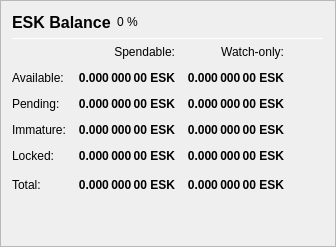
                   <widget class="QFrame" name="frame_Balances">
                    <property name="frameShape">
                     <enum>QFrame::StyledPanel</enum>
                    </property>
                    <property name="frameShadow">
                     <enum>QFrame::Raised</enum>
                    </property>
                    <layout class="QVBoxLayout" name="verticalLayout_4">
                     <item>
                      <layout class="QHBoxLayout" name="horizontalLayout_4">
                       <item>
                        <widget class="QLabel" name="label_5">
                         <property name="minimumSize">
                          <size>
                           <width>0</width>
                           <height>20</height>
                          </size>
                         </property>
                         <property name="font">
                          <font>
                           <pointsize>12</pointsize>
                           <weight>75</weight>
                           <bold>true</bold>
                          </font>
                         </property>
                         <property name="text">
                          <string>ESK Balance</string>
                         </property>
                        </widget>
                       </item>
                       <item>
                        <widget class="QLabel" name="labelESKPercent">
                         <property name="text">
                          <string notr="true">0 %</string>
                         </property>
                        </widget>
                       </item>
                       <item>
                        <spacer name="horizontalSpacer_3">
                         <property name="orientation">
                          <enum>Qt::Horizontal</enum>
                         </property>
                         <property name="sizeHint" stdset="0">
                          <size>
                           <width>40</width>
                           <height>20</height>
                          </size>
                         </property>
                        </spacer>
                       </item>
                      </layout>
                     </item>
                     <item>
                      <widget class="Line" name="line_Balance">
                       <property name="minimumSize">
                        <size>
                         <width>0</width>
                         <height>1</height>
                        </size>
                       </property>
                       <property name="maximumSize">
                        <size>
                         <width>16777215</width>
                         <height>1</height>
                        </size>
                       </property>
                       <property name="orientation">
                        <enum>Qt::Horizontal</enum>
                       </property>
                      </widget>
                     </item>
                     <item>
                      <layout class="QGridLayout" name="gridLayout">
                       <property name="spacing">
                        <number>12</number>
                       </property>
                       <item row="0" column="1">
                        <widget class="QLabel" name="labelSpendable">
                         <property name="text">
                          <string>Spendable:</string>
                         </property>
                         <property name="alignment">
                          <set>Qt::AlignRight|Qt::AlignTrailing|Qt::AlignVCenter</set>
                         </property>
                        </widget>
                       </item>
                       <item row="0" column="2">
                        <widget class="QLabel" name="labelWatchonly">
                         <property name="text">
                          <string>Watch-only:</string>
                         </property>
                         <property name="alignment">
                          <set>Qt::AlignRight|Qt::AlignTrailing|Qt::AlignVCenter</set>
                         </property>
                        </widget>
                       </item>
                       <item row="1" column="0">
                        <widget class="QLabel" name="labelBalanceText">
                         <property name="text">
                          <string>Available:</string>
                         </property>
                        </widget>
                       </item>
                       <item row="1" column="1">
                        <widget class="QLabel" name="labelBalance">
                         <property name="font">
                          <font>
                           <weight>75</weight>
                           <bold>true</bold>
                          </font>
                         </property>
                         <property name="cursor">
                          <cursorShape>IBeamCursor</cursorShape>
                         </property>
                         <property name="toolTip">
                          <string>Your current spendable balance</string>
                         </property>
                         <property name="text">
                          <string notr="true">0.000 000 00 ESK</string>
                         </property>
                         <property name="alignment">
                          <set>Qt::AlignRight|Qt::AlignTrailing|Qt::AlignVCenter</set>
                         </property>
                         <property name="textInteractionFlags">
                          <set>Qt::LinksAccessibleByMouse|Qt::TextSelectableByKeyboard|Qt::TextSelectableByMouse</set>
                         </property>
                        </widget>
                       </item>
                       <item row="1" column="2">
                        <widget class="QLabel" name="labelWatchAvailable">
                         <property name="font">
                          <font>
                           <weight>75</weight>
                           <bold>true</bold>
                          </font>
                         </property>
                         <property name="cursor">
                          <cursorShape>IBeamCursor</cursorShape>
                         </property>
                         <property name="toolTip">
                          <string>Your current balance in watch-only addresses</string>
                         </property>
                         <property name="text">
                          <string notr="true">0.000 000 00 ESK</string>
                         </property>
                         <property name="alignment">
                          <set>Qt::AlignRight|Qt::AlignTrailing|Qt::AlignVCenter</set>
                         </property>
                         <property name="textInteractionFlags">
                          <set>Qt::LinksAccessibleByMouse|Qt::TextSelectableByKeyboard|Qt::TextSelectableByMouse</set>
                         </property>
                        </widget>
                       </item>
                       <item row="2" column="0">
                        <widget class="QLabel" name="labelPendingText">
                         <property name="text">
                          <string>Pending:</string>
                         </property>
                        </widget>
                       </item>
                       <item row="2" column="1">
                        <widget class="QLabel" name="labelUnconfirmed">
                         <property name="font">
                          <font>
                           <weight>75</weight>
                           <bold>true</bold>
                          </font>
                         </property>
                         <property name="cursor">
                          <cursorShape>IBeamCursor</cursorShape>
                         </property>
                         <property name="toolTip">
                          <string>Total of transactions that have yet to be confirmed, and do not yet count toward the spendable balance</string>
                         </property>
                         <property name="text">
                          <string notr="true">0.000 000 00 ESK</string>
                         </property>
                         <property name="alignment">
                          <set>Qt::AlignRight|Qt::AlignTrailing|Qt::AlignVCenter</set>
                         </property>
                         <property name="textInteractionFlags">
                          <set>Qt::LinksAccessibleByMouse|Qt::TextSelectableByKeyboard|Qt::TextSelectableByMouse</set>
                         </property>
                        </widget>
                       </item>
                       <item row="2" column="2">
                        <widget class="QLabel" name="labelWatchPending">
                         <property name="font">
                          <font>
                           <weight>75</weight>
                           <bold>true</bold>
                          </font>
                         </property>
                         <property name="cursor">
                          <cursorShape>IBeamCursor</cursorShape>
                         </property>
                         <property name="toolTip">
                          <string>Unconfirmed transactions to watch-only addresses</string>
                         </property>
                         <property name="text">
                          <string notr="true">0.000 000 00 ESK</string>
                         </property>
                         <property name="alignment">
                          <set>Qt::AlignRight|Qt::AlignTrailing|Qt::AlignVCenter</set>
                         </property>
                         <property name="textInteractionFlags">
                          <set>Qt::LinksAccessibleByMouse|Qt::TextSelectableByKeyboard|Qt::TextSelectableByMouse</set>
                         </property>
                        </widget>
                       </item>
                       <item row="3" column="0">
                        <widget class="QLabel" name="labelImmatureText">
                         <property name="text">
                          <string>Immature:</string>
                         </property>
                        </widget>
                       </item>
                       <item row="3" column="1">
                        <widget class="QLabel" name="labelImmature">
                         <property name="font">
                          <font>
                           <weight>75</weight>
                           <bold>true</bold>
                          </font>
                         </property>
                         <property name="cursor">
                          <cursorShape>IBeamCursor</cursorShape>
                         </property>
                         <property name="toolTip">
                          <string>Staked or masternode rewards that has not yet matured</string>
                         </property>
                         <property name="text">
                          <string notr="true">0.000 000 00 ESK</string>
                         </property>
                         <property name="alignment">
                          <set>Qt::AlignRight|Qt::AlignTrailing|Qt::AlignVCenter</set>
                         </property>
                         <property name="textInteractionFlags">
                          <set>Qt::LinksAccessibleByMouse|Qt::TextSelectableByKeyboard|Qt::TextSelectableByMouse</set>
                         </property>
                        </widget>
                       </item>
                       <item row="3" column="2">
                        <widget class="QLabel" name="labelWatchImmature">
                         <property name="font">
                          <font>
                           <weight>75</weight>
                           <bold>true</bold>
                          </font>
                         </property>
                         <property name="cursor">
                          <cursorShape>IBeamCursor</cursorShape>
                         </property>
                         <property name="toolTip">
                          <string>Staked or masternode rewards in watch-only addresses that has not yet matured</string>
                         </property>
                         <property name="text">
                          <string notr="true">0.000 000 00 ESK</string>
                         </property>
                         <property name="alignment">
                          <set>Qt::AlignRight|Qt::AlignTrailing|Qt::AlignVCenter</set>
                         </property>
                         <property name="textInteractionFlags">
                          <set>Qt::LinksAccessibleByMouse|Qt::TextSelectableByKeyboard|Qt::TextSelectableByMouse</set>
                         </property>
                        </widget>
                       </item>
                       <item row="4" column="0">
                        <widget class="QLabel" name="labelLockedBalanceText">
                         <property name="toolTip">
                          <string>Locked ESK or Masternode collaterals. These are excluded from zESK minting.</string>
                         </property>
                         <property name="text">
                          <string>Locked:</string>
                         </property>
                        </widget>
                       </item>
                       <item row="4" column="1">
                        <widget class="QLabel" name="labelLockedBalance">
                         <property name="font">
                          <font>
                           <weight>75</weight>
                           <bold>true</bold>
                          </font>
                         </property>
                         <property name="cursor">
                          <cursorShape>IBeamCursor</cursorShape>
                         </property>
                         <property name="toolTip">
                          <string>Locked ESK or Masternode collaterals. These are excluded from zESK minting.</string>
                         </property>
                         <property name="text">
                          <string notr="true">0.000 000 00 ESK</string>
                         </property>
                         <property name="alignment">
                          <set>Qt::AlignRight|Qt::AlignTrailing|Qt::AlignVCenter</set>
                         </property>
                         <property name="textInteractionFlags">
                          <set>Qt::LinksAccessibleByMouse|Qt::TextSelectableByKeyboard|Qt::TextSelectableByMouse</set>
                         </property>
                        </widget>
                       </item>
                       <item row="4" column="2">
                        <widget class="QLabel" name="labelWatchLocked">
                         <property name="font">
                          <font>
                           <weight>75</weight>
                           <bold>true</bold>
                          </font>
                         </property>
                         <property name="cursor">
                          <cursorShape>IBeamCursor</cursorShape>
                         </property>
                         <property name="toolTip">
                          <string>Current locked balance in watch-only addresses</string>
                         </property>
                         <property name="text">
                          <string notr="true">0.000 000 00 ESK</string>
                         </property>
                         <property name="alignment">
                          <set>Qt::AlignRight|Qt::AlignTrailing|Qt::AlignVCenter</set>
                         </property>
                         <property name="textInteractionFlags">
                          <set>Qt::LinksAccessibleByMouse|Qt::TextSelectableByKeyboard|Qt::TextSelectableByMouse</set>
                         </property>
                        </widget>
                       </item>
                       <item row="5" column="0">
                        <widget class="QLabel" name="labelTotalText">
                         <property name="toolTip">
                          <string>Your current ESKACOIN balance, unconfirmed and immature transactions included</string>
                         </property>
                         <property name="text">
                          <string>Total:</string>
                         </property>
                        </widget>
                       </item>
                       <item row="5" column="1">
                        <widget class="QLabel" name="labelTotal">
                         <property name="font">
                          <font>
                           <weight>75</weight>
                           <bold>true</bold>
                          </font>
                         </property>
                         <property name="cursor">
                          <cursorShape>IBeamCursor</cursorShape>
                         </property>
                         <property name="toolTip">
                          <string>Your current ESKACOIN balance, unconfirmed and immature transactions included</string>
                         </property>
                         <property name="text">
                          <string notr="true">0.000 000 00 ESK</string>
                         </property>
                         <property name="alignment">
                          <set>Qt::AlignRight|Qt::AlignTrailing|Qt::AlignVCenter</set>
                         </property>
                         <property name="textInteractionFlags">
                          <set>Qt::LinksAccessibleByMouse|Qt::TextSelectableByKeyboard|Qt::TextSelectableByMouse</set>
                         </property>
                        </widget>
                       </item>
                       <item row="5" column="2">
                        <widget class="QLabel" name="labelWatchTotal">
                         <property name="font">
                          <font>
                           <weight>75</weight>
                           <bold>true</bold>
                          </font>
                         </property>
                         <property name="cursor">
                          <cursorShape>IBeamCursor</cursorShape>
                         </property>
                         <property name="toolTip">
                          <string>Current total balance in watch-only addresses</string>
                         </property>
                         <property name="text">
                          <string notr="true">0.000 000 00 ESK</string>
                         </property>
                         <property name="alignment">
                          <set>Qt::AlignRight|Qt::AlignTrailing|Qt::AlignVCenter</set>
                         </property>
                         <property name="textInteractionFlags">
                          <set>Qt::LinksAccessibleByMouse|Qt::TextSelectableByKeyboard|Qt::TextSelectableByMouse</set>
                         </property>
                        </widget>
                       </item>
                       <item row="5" column="3">
                        <spacer name="horizontalSpacer_9">
                         <property name="orientation">
                          <enum>Qt::Horizontal</enum>
                         </property>
                         <property name="sizeHint" stdset="0">
                          <size>
                           <width>40</width>
                           <height>20</height>
                          </size>
                         </property>
                        </spacer>
                       </item>
                      </layout>
                     </item>
                     <item>
                      <spacer name="verticalSpacer_3">
                       <property name="orientation">
                        <enum>Qt::Vertical</enum>
                       </property>
                       <property name="sizeHint" stdset="0">
                        <size>
                         <width>20</width>
                         <height>40</height>
                        </size>
                       </property>
                      </spacer>
                     </item>
                    </layout>
                   </widget>
